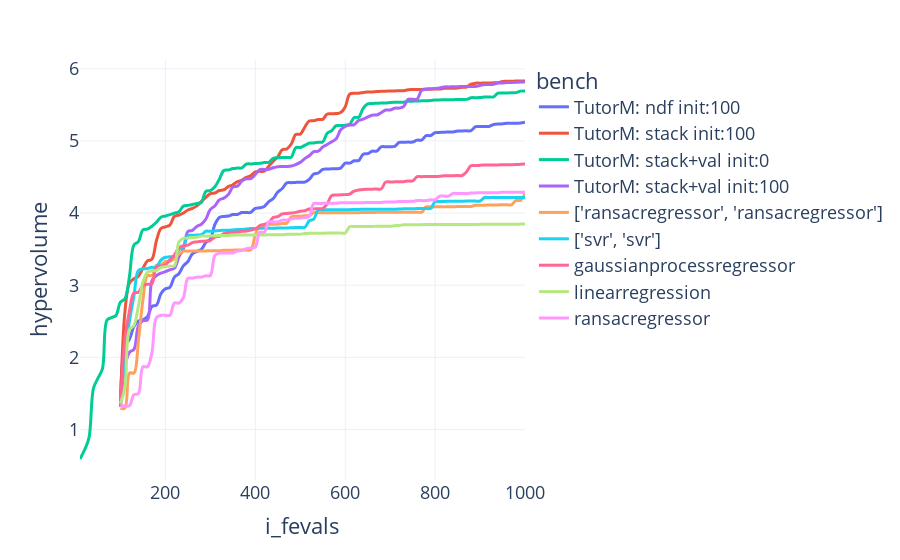

Write notebook code for a chart like this one.
### Markdown cell above
___
## Overall compariso: Portfolio(TutorM) vs Static surrogate

### Code cell
start_plot = px.line(pd.concat([b1_df, b2_df, b3_df, b4_df, fix_model]).groupby(['bench', 'i_fevals']).mean().reset_index(),  
            x="i_fevals", 
            y="hypervolume",
                     color='bench',
            hover_name="i_time", 
#             color_discrete_sequence=['rgb(150,0,90)', 'rgb(0,0,200)',  'rgb(151,255,0)', 'rgb(255,234,0)', 'rgb(255,111,0)', '#fe88ec'],
            template="presentation+plotly_white",
            line_shape="spline", 
            render_mode="svg")
start_plot
